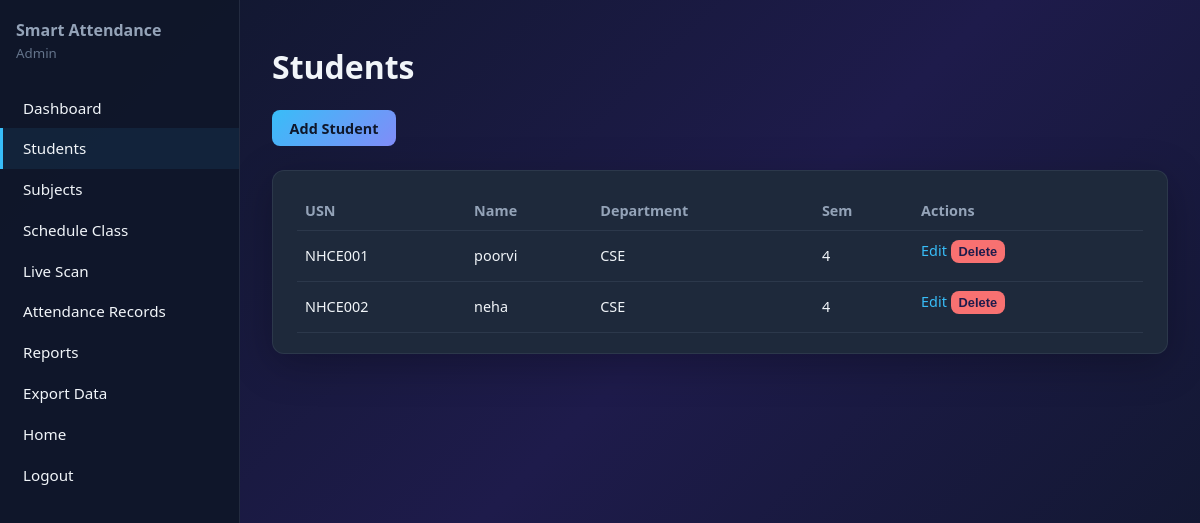
/admin/students (signed in), run on an earlier commit of the app's database.
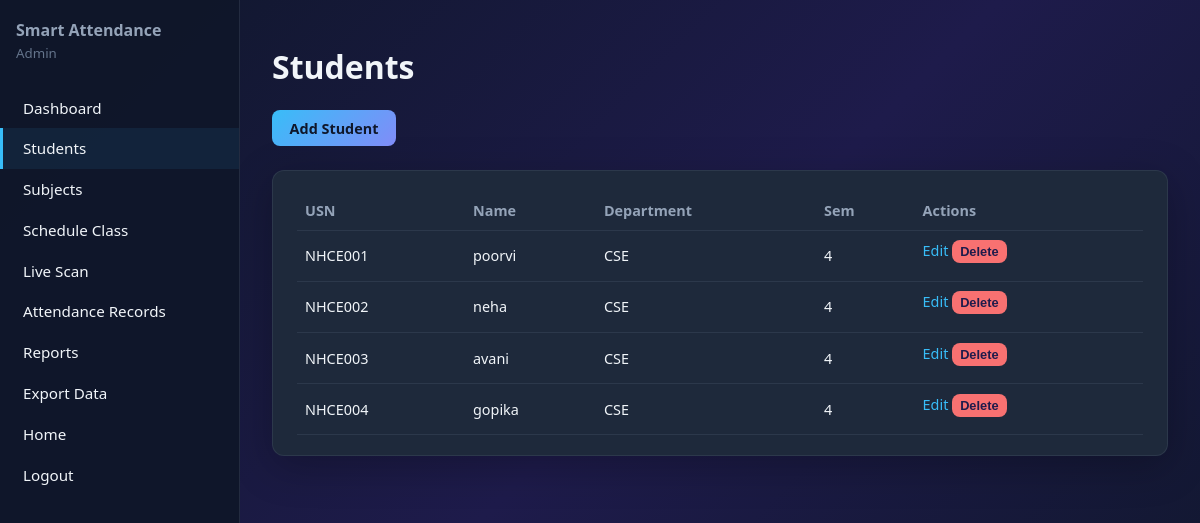
And on a later commit of the database.
### tables this page shows
CREATE TABLE students (
            id INTEGER PRIMARY KEY AUTOINCREMENT,
            usn TEXT UNIQUE NOT NULL,
            full_name TEXT NOT NULL,
            password TEXT NOT NULL,
            department TEXT NOT NULL,
            semester INTEGER NOT NULL,
            face_encoding BLOB
        );

### routes/admin.py (the view)
@admin_bp.route("/students")
@admin_required
def students_list():
    conn = get_db()
    rows = conn.execute(
        "SELECT id, usn, full_name, department, semester FROM students ORDER BY usn"
    ).fetchall()
    conn.close()
    return render_template("admin/students.html", students=rows)

### models/db.py (called while the page is built)
def get_db():
    conn = sqlite3.connect(Config.DATABASE_PATH)
    conn.row_factory = sqlite3.Row
    conn.execute("PRAGMA foreign_keys = ON")
    return conn

### routes/auth.py (called while the page is built)
def admin_required(f):
    @wraps(f)
    def decorated(*args, **kwargs):
        if not session.get("admin_id"):
            return redirect(url_for("auth.admin_login"))
        return f(*args, **kwargs)
    return decorated

### templates/admin/students.html (shortened to what this page needs)
{% extends "base_admin.html" %}
{% block content %}
<h1>Students</h1>
<p><a class="btn btn-primary" href="{{ url_for('admin.students_add') }}">Add Student</a></p>
<div class="card">
  <table>
    <thead>
      <tr><th>USN</th><th>Name</th><th>Department</th><th>Sem</th><th>Actions</th></tr>
    </thead>
    <tbody>
      {% for s in students %}
      <tr>
        <td>{{ s.usn }}</td>
        <td>{{ s.full_name }}</td>
        <td>{{ s.department }}</td>
        <td>{{ s.semester }}</td>
        <td>
          <a href="{{ url_for('admin.students_edit', sid=s.id) }}">Edit</a>
          <form action="{{ url_for('admin.students_delete', sid=s.id) }}" method="post" style="display:inline" onsubmit="return confirm('Delete this student?');">
            <button type="submit" class="btn btn-danger" style="padding:0.25rem 0.5rem;font-size:0.8rem">Delete</button>
          </form>
        </td>
      </tr>
      {% else %}
      <tr><td colspan="5">No students yet.</td></tr>
      {% endfor %}
    </tbody>
  </table>
</div>
{% endblock %}

### templates/base_admin.html (shortened to what this page needs)
{% set flash_msgs = get_flashed_messages(with_categories=true) %}
<!DOCTYPE html>
<html lang="en">
<head>
  <link rel="stylesheet" href="{{ url_for('static', filename='css/style.css') }}">
</head>
<body {% if flash_msgs %}data-flash='{{ flash_msgs|tojson }}'{% endif %}>
  <div class="layout">
    <aside class="sidebar">
      <h1>Smart Attendance<br><small style="font-weight:400;color:#64748b">Admin</small></h1>
      <nav>
        <a href="{{ url_for('admin.dashboard') }}" class="{% if request.endpoint == 'admin.dashboard' %}active{% endif %}">Dashboard</a>
        <a href="{{ url_for('admin.students_list') }}" class="{% if 'students' in (request.endpoint or '') %}active{% endif %}">Students</a>
        <a href="{{ url_for('admin.subjects') }}" class="{% if request.endpoint == 'admin.subjects' %}active{% endif %}">Subjects</a>
        <a href="{{ url_for('admin.schedule_list') }}" class="{% if 'schedule' in (request.endpoint or '') %}active{% endif %}">Schedule Class</a>
        <a href="{{ url_for('admin.live_scan') }}" class="{% if request.endpoint == 'admin.live_scan' %}active{% endif %}">Live Scan</a>
        <a href="{{ url_for('admin.attendance_records') }}" class="{% if 'attendance' in (request.endpoint or '') and request.endpoint != 'admin.live_scan' %}active{% endif %}">Attendance Records</a>
        <a href="{{ url_for('admin.reports') }}" class="{% if request.endpoint == 'admin.reports' %}active{% endif %}">Reports</a>
        <a href="{{ url_for('admin.export_data') }}" class="{% if request.endpoint == 'admin.export_data' %}active{% endif %}">Export Data</a>
        <a href="{{ url_for('auth.home') }}">Home</a>
        <a href="{{ url_for('auth.admin_logout') }}">Logout</a>
      </nav>
    </aside>
    <main class="main">
      {% block content %}{% endblock %}
    </main>
  </div>
</body>
</html>

### static/css/style.css (style rules this page uses)
:root { --bg: #0f172a; --panel: #1e293b; --accent: #38bdf8; --accent-2: #818cf8; --text: #f1f5f9; --muted: #94a3b8; --success: #4ade80; --warn: #fbbf24; --danger: #f87171; --radius: 12px; --font: "Segoe UI", system-ui, sans-serif; }
* { box-sizing: border-box; }
body { margin: 0; font-family: var(--font); background: linear-gradient(135deg, #0f172a 0%, #1e1b4b 50%, #0f172a 100%); color: var(--text); min-height: 100vh; }
a { color: var(--accent); text-decoration: none; }
.layout { display: flex; min-height: 100vh; }
.sidebar { width: 240px; background: rgba(15, 23, 42, 0.95); border-right: 1px solid rgba(148, 163, 184, 0.15); padding: 1.25rem 0; position: sticky; top: 0; height: 100vh; flex-shrink: 0; }
.sidebar h1 { font-size: 1rem; margin: 0 1rem 1.5rem; line-height: 1.35; color: var(--muted); font-weight: 600; }
.sidebar nav a { display: block; padding: 0.65rem 1.25rem; color: var(--text); border-left: 3px solid transparent; font-size: 0.95rem; }
.sidebar nav a:hover, .sidebar nav a.active { background: rgba(56, 189, 248, 0.08); border-left-color: var(--accent); text-decoration: none; }
.main { flex: 1; padding: 1.5rem 2rem 3rem; max-width: 1200px; }
.card { background: var(--panel); border-radius: var(--radius); padding: 1.25rem 1.5rem; margin-bottom: 1.25rem; border: 1px solid rgba(148, 163, 184, 0.12); box-shadow: 0 10px 40px rgba(0, 0, 0, 0.25); }
.btn { display: inline-block; padding: 0.55rem 1.1rem; border-radius: 8px; border: none; cursor: pointer; font-weight: 600; font-size: 0.9rem; margin-right: 0.5rem; margin-bottom: 0.5rem; }
.btn-primary { background: linear-gradient(135deg, var(--accent), var(--accent-2)); color: #0f172a; }
.btn-danger { background: var(--danger); color: #1e1b4b; }
table { width: 100%; border-collapse: collapse; font-size: 0.9rem; }
th, td { padding: 0.6rem 0.5rem; text-align: left; border-bottom: 1px solid rgba(148, 163, 184, 0.12); }
th { color: var(--muted); font-weight: 600; }

What changed in the data, as far as the page shows it:
added students: usn "NHCE003", full_name "avani", department "CSE", semester "4"
added students: usn "NHCE004", full_name "gopika", department "CSE", semester "4"
